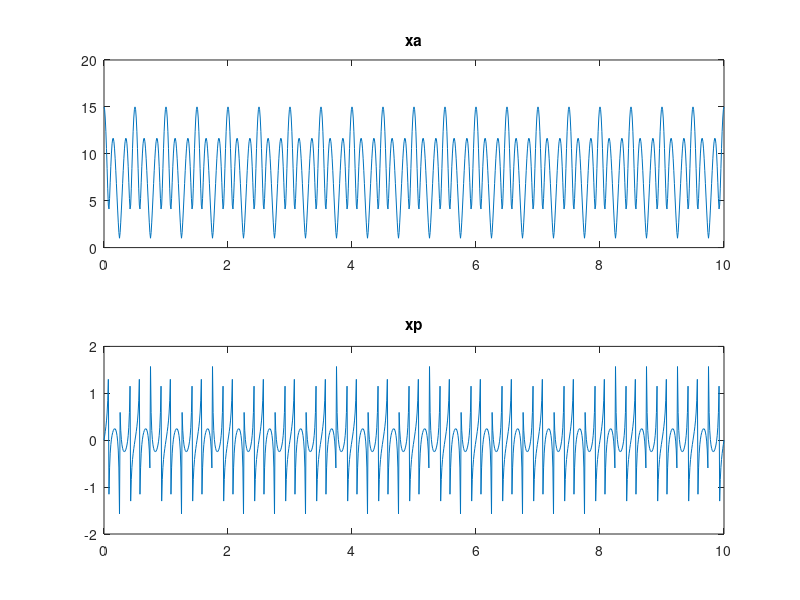

Reproduce this figure in MATLAB.
t=0:.01:10;
xi=12*cos(6*pi*t)+3*cos(10*pi*t);
xq=2*sin(6*pi*t)+3*sin(10*pi*t);

xi2=xi.^2;
xq2=xq.^2;

xa=sqrt(xi2+xq2);


xp=atan(xq./xi);

subplot(2,1,1), plot(t,xa);
title('xa');
subplot(2,1,2), plot(t,xp);
title('xp');
